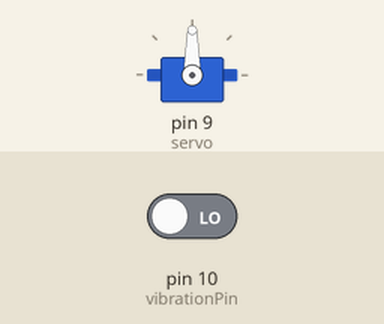
This sketch was run on a simulated Arduino Uno, built with avr-gcc and run on an emulated ATmega328P. Shown: servo. The inputs (shaded band) are chosen by the test bench; at power-on: pin 10 (vibrationPin) LOW.

Above: at 1.2 s.
1.3 s: pin 10 (vibrationPin) driven HIGH
At 2.3 s:
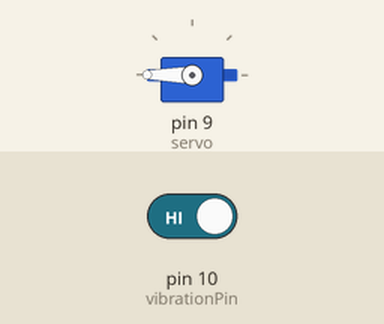
Timing chart, 0 to 4.3 s (numbered marks = the images above; inputs shaded):
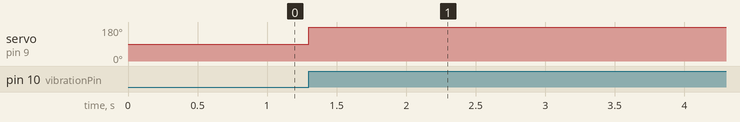

The sketch:

code.ino
```cpp
#include <Servo.h>

Servo servo;

int vibrationPin = 10;
int vibrationState = 0;
bool servoMoved = false;

void setup() {
  servo.attach(9);

  pinMode(vibrationPin, INPUT);
}

void loop() {
  vibrationState = digitalRead(vibrationPin);

  if (vibrationState == HIGH && !servoMoved) {
    servo.write(180);
    servoMoved = true;
    delay(10000);
    servo.write(0);
    servoMoved = false;
  }
}
```

Measured:
- after the input at 1.3 s, servo on pin 9 (servo): 90° → 180° at once
